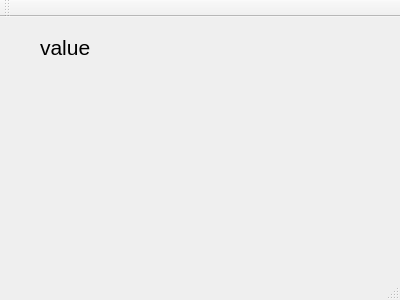
<?xml version="1.0" encoding="UTF-8"?>
<ui version="4.0">
 <class>MainWindow</class>
 <widget class="QMainWindow" name="MainWindow">
  <property name="geometry">
   <rect>
    <x>0</x>
    <y>0</y>
    <width>400</width>
    <height>300</height>
   </rect>
  </property>
  <property name="windowTitle">
   <string>MainWindow</string>
  </property>
  <widget class="QWidget" name="centralWidget">
   <widget class="QLabel" name="labelKnob1">
    <property name="geometry">
     <rect>
      <x>40</x>
      <y>20</y>
      <width>68</width>
      <height>21</height>
     </rect>
    </property>
    <property name="font">
     <font>
      <pointsize>16</pointsize>
     </font>
    </property>
    <property name="text">
     <string>value</string>
    </property>
   </widget>
  </widget>
  <widget class="QMenuBar" name="menuBar">
   <property name="geometry">
    <rect>
     <x>0</x>
     <y>0</y>
     <width>400</width>
     <height>27</height>
    </rect>
   </property>
  </widget>
  <widget class="QToolBar" name="mainToolBar">
   <attribute name="toolBarArea">
    <enum>TopToolBarArea</enum>
   </attribute>
   <attribute name="toolBarBreak">
    <bool>false</bool>
   </attribute>
  </widget>
  <widget class="QStatusBar" name="statusBar"/>
 </widget>
 <layoutdefault spacing="6" margin="11"/>
 <resources/>
 <connections/>
</ui>
